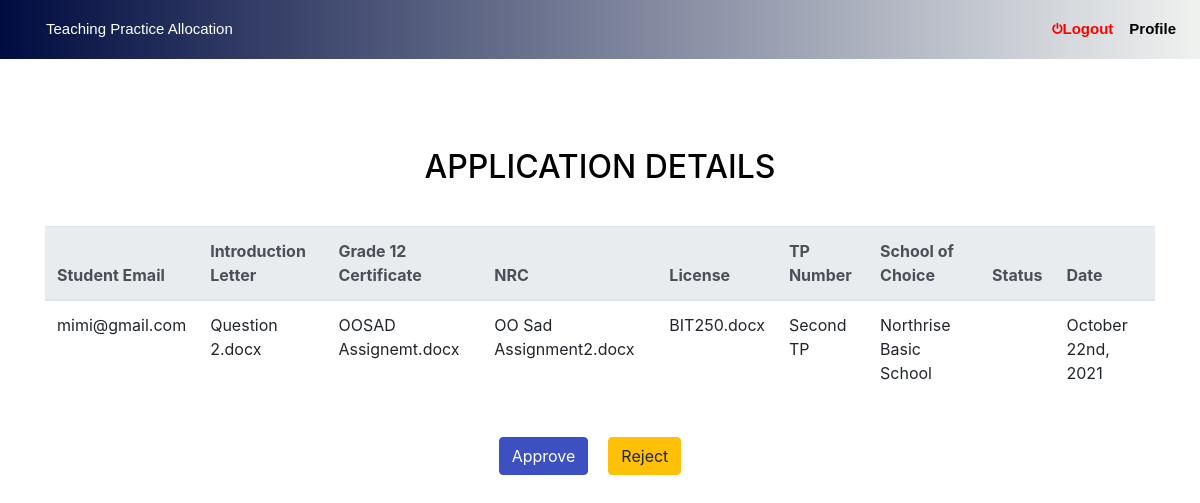
The page /admin/applicationDetail.php?id=2 on the database as committed earlier.
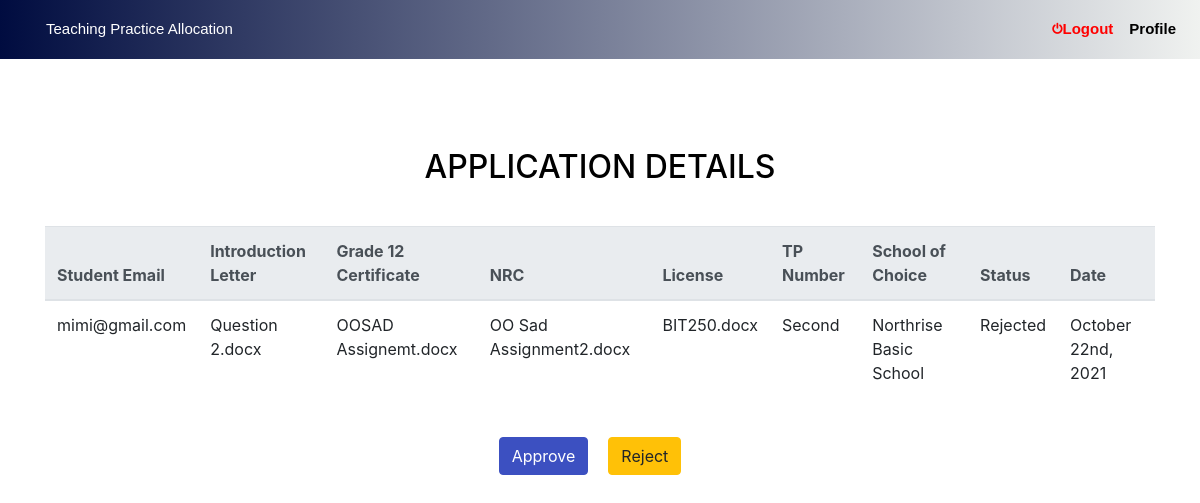
The same page on the database as committed later.
### tables this page shows
CREATE TABLE IF NOT EXISTS `applications` (
  `id` int(10) NOT NULL AUTO_INCREMENT,
  `letter` varchar(30) NOT NULL,
  `g12` varchar(30) NOT NULL,
  `nrc` varchar(30) NOT NULL,
  `license` varchar(30) NOT NULL,
  `school` varchar(30) NOT NULL,
  `s_email` varchar(30) NOT NULL,
  `tp_number` varchar(10) NOT NULL,
  `date` datetime NOT NULL DEFAULT CURRENT_TIMESTAMP,
  `status` varchar(10) NOT NULL,
  PRIMARY KEY (`id`)
);

### admin/applicationDetail.php (the view, shortened to what this page needs)
<!DOCTYPE html>
<?php include('../includes/head.php'); ?>
<?php include('../includes/connect.php'); ?>
<h1>Application Details</h1>
<?php
    $id = $_GET['id'];
?>
<div class="container" style="margin-bottom: 10px; color: black; margin-top: 100px;">
    <h2 class="text-center " style="margin-bottom: 40px; color: black; margin-top: 70px;">APPLICATION DETAILS</h2>
        <table class="table table-hover table-stripped">
            <thead class="thead-light">
                <tr>
                    <th scope="col">Student Email</th>
                    <th scope="col">Introduction Letter</th>
                    <th scope="col">Grade 12 Certificate</th>
                    <th scope="col">NRC</th>
                    <th scope="col">License</th>
                    <th scope="col">TP Number</th>
                    <th scope="col">School of Choice</th>
                    <th scope="col">Status</th>
                    <th scope="col">Date</th>
                </tr>
            </thead>
            <tbody>
                <?php
                    $query = "select * from applications where id ='$id';";
                    $result = mysqli_query($con,$query);
                    while ($row = mysqli_fetch_array($result)){ ?>
                        <tr>
                            <td><?php echo $row['s_email'];?></td>
                            <td><?php echo $row['letter'];?></td>
                            <td><?php echo $row['g12'];?></td>
                            <td><?php echo $row['nrc'];?></td>
                            <td><?php echo $row['license'];?></td>
                            <td><?php echo $row['tp_number'];?></td>
                            <td><?php echo $row['school'];?></td>
                            <td><?php echo $row['status'];?></td>
                            <td>
                                <?php
                                    $date = date_create($row['date']);
                                    echo date_format($date, 'F jS, Y');
                                ?>
                            </td>
                        </tr>
                    <?php } ?>
                </tbody>
            </table>
            <br>
            <form action="" method="post" class="d-flex justify-content-center">
                <button type="submit" name="approve" class="btn btn-primary" style="margin-right: 20px;">Approve</button>
                <button type="submit" name="reject" class="btn btn-warning" style="margin-right: 20px;">Reject</button>
            </form>
        </div>

Rows that differ between the two databases and show on the page:
changed applications "mimi@gmail.com": tp_number "Second TP" → "Second"; status (not shown) → "Rejected"
